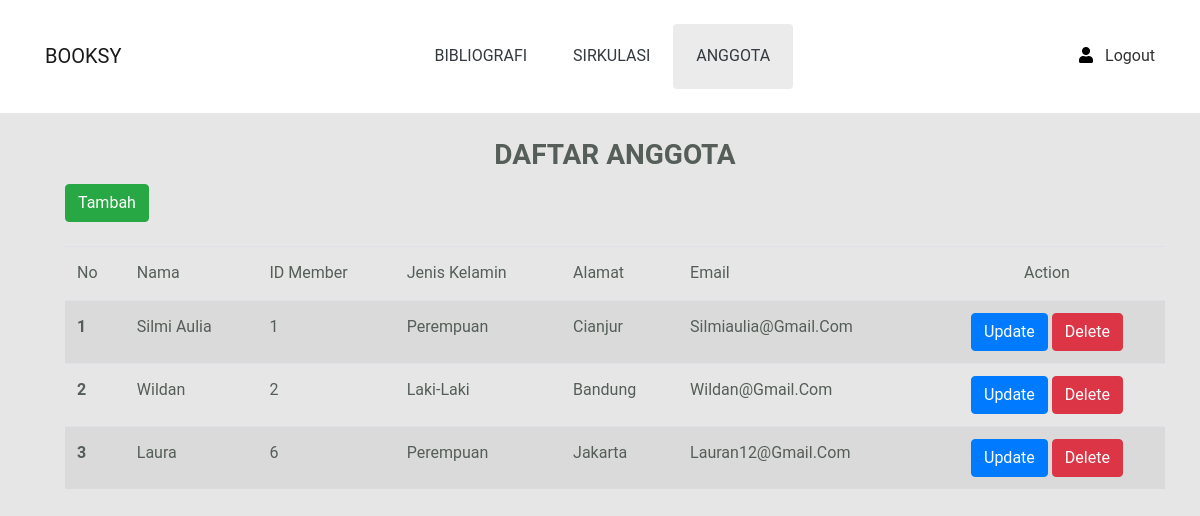
/ci3/index.php/anggota, run on the app's committed database.
### tables this page shows
CREATE TABLE `anggota` (
  `id_anggota` int(11) NOT NULL,
  `nama_anggota` varchar(100) DEFAULT NULL,
  `jenis_kelamin` varchar(20) DEFAULT NULL,
  `alamat` varchar(100) DEFAULT NULL,
  `no_telepon` varchar(20) DEFAULT NULL,
  `email` varchar(50) DEFAULT NULL
);

### ci3/application/controllers/Anggota.php (called while the page is built, shortened)
<?php
class Anggota extends CI_Controller{
    function __construct(){
        $this->load->model('koleksi_model');
        $this->load->model('bibliografi_model');
        $this->load->model('anggota_model');
    }
    function index(){
        $data['anggota'] = $this->anggota_model->getAnggota();
        $this->load->view('admin/anggota_view', $data);
    }
}

### ci3/index.php (called while the page is built, shortened)
<?php
require_once BASEPATH.'core/CodeIgniter.php';

### ci3/application/models/Anggota_model.php (called while the page is built, shortened)
<?php
class Anggota_model extends CI_Model{
  function getAnggota(){
    $result = $this->db->get('anggota')->result();
    return $result;
  }
}

### ci3/application/views/admin/anggota_view.php (the view, shortened to what this page needs)
<!DOCTYPE html>
<html lang="en">
  <head>
        <link rel="stylesheet" href="<?php echo base_url('assets/assets_admin/css/bootstrap.min.css')?>">
        <link rel="stylesheet" href="<?php echo base_url('assets/assets_admin/css/custom.css')?>">
        <link rel="stylesheet" href="https://cdnjs.cloudflare.com/ajax/libs/font-awesome/5.15.4/css/all.min.css" />
</head>
<body>
        <nav class = "navbar navbar-expand-lg navbar-light bg-white py-4 fixed-top">
            <div class = "container">
                <a class = "navbar-brand d-flex justify-content-between align-items-center order-lg-0" href = "<?php echo base_url('index.php/bibliografi/index')?>#header">
                    <span class = "text-uppercase fw-lighter ms-2">Booksy</span>
                </a>
                <div class = "order-lg-2 nav-btns">
                <a href="<?php echo base_url('index.php/login/logout')?>"><button type = "button" class = "btn position-relative">
                  <i class="fas fa-user"></i>
                </button>Logout</a>
                </div>
                <div class = "collapse navbar-collapse order-lg-1" id = "navMenu">
                    <ul class = "navbar-nav mx-auto text-center">
                        <li class = "nav-item px-2 py-2">
                            <a class = "nav-link text-uppercase text-dark" href="<?php echo base_url('index.php/admin_bibliografi/index')?>">bibliografi</a>
                        </li>
                        <li class = "nav-item px-2 py-2">
                            <a class = "nav-link text-uppercase text-dark"  href="<?php echo base_url('index.php/sirkulasi/index')?>">sirkulasi</a>
                        </li>
                        <li class = "nav-item px-2 py-2 active">
                            <a class = "nav-link text-uppercase text-dark" href="<?php echo base_url('index.php/anggota/index')?>">anggota</a>
                        </li>
                    </ul>
                </div>
            </div>
        </nav>
        <div class="main-content">
            <div class="container my-4">
                <h3><strong><center>DAFTAR ANGGOTA</center></strong></h3>
                <a class='btn btn-success' href="<?php echo base_url('index.php/anggota/form/');?>" role='button'>Tambah</a>
                <table class="table table-striped mt-4">
                    <thead>
                    <tr>
                        <th scope="col">No</th>
                        <th scope="col">Nama</th>
                        <th scope="col">ID Member</th>
                        <th scope="col">Jenis Kelamin</th>
                        <th scope="col">Alamat</th>
                        <th scope="col">Email</th>
                        <th scope="col" class="text-center">Action</th>
                    </tr>
                    </thead>
                    <?php
                    $count = 0;
                    foreach ($anggota as $row) :
                        $count++;
                    ?>
                    <tr>
                        <th scope="row"><?php echo $count;?></th>
                        <td><?php echo $row->nama_anggota;?></td>
                        <td><?php echo $row->id_anggota;?></td>
                        <td><?php echo $row->jenis_kelamin;?></td>
                        <td><?php echo $row->alamat;?></td>
                        <td><?php echo $row->email;?></td>
                        <td align='center'>
                            <a class='btn btn-primary' href="<?php echo base_url('index.php/anggota/formUpdate/'.$row->id_anggota)?>" role='button'>Update</a>
                            <a class='btn btn-danger' href="<?php echo base_url('index.php/anggota/delete/'.$row->id_anggota)?>" role='button'>Delete</a>
                        </td>
                    </tr>
                    <?php endforeach;?>
                </table>
            </div>
        </div>
</body>
</html>

### ci3/assets/assets_admin/css/custom.css (style rules this page uses)
body, html { line-height: 1.8; font-family: 'Roboto', sans-serif; color: #555e58; text-transform:capitalize; text-rendering: optimizeLegibility !important; -webkit-font-smoothing: antialiased !important; font-weight: 400; margin:0px; padding:0px; }
h1, h2, h3, h4, h5, h6, .h1, .h2, .h3, .h4 { font-weight: 400; line-height: 1.5em; }
a { color: #333; font-weight: 400; }
button { cursor:pointer; }
ul, ol { padding: 0; margin:0px; list-style: none; }
a, a:hover, a:focus { color: #333; text-decoration: none; transition: all 0.3s; }
.main-content { padding:10px 20px 0px 20px; position: relative; width: 100%; height: 100%; }
.navbar { background-color: #2196F3; color: #FFFFFF; }
.navbar-brand { color: #FFFFFF; }
.navbar button { background-color:transparent; border:none; }
.navbar-nav > li.active { color: #FFFFFF; border-radius:4px; background-color: rgba(0, 0, 0, 0.08); }
.navbar-nav > li > a { color: #FFFFFF; }
.navbar-nav li a { position: relative; display: block; padding: 10px 15px!important; }
.table > thead > tr > th { border-bottom-width: 1px; font-size: 16px; font-weight: 400; }

### ci3/application/views/admin/anggota_view.php (style rules this page uses)
body { margin-top:100px; background-color: #E6E6E6; margin-left: 30px; }

### data on the page
anggota: nama_anggota "Silmi Aulia", id_anggota "1", jenis_kelamin "Perempuan", alamat "Cianjur", email "Silmiaulia@gmail.com"
anggota: nama_anggota "Wildan", id_anggota "2", jenis_kelamin "Laki-Laki", alamat "Bandung", email "Wildan@gmail.com"
anggota: nama_anggota "Laura", id_anggota "6", jenis_kelamin "Perempuan", alamat "Jakarta", email "Lauran12@gmail.com"
